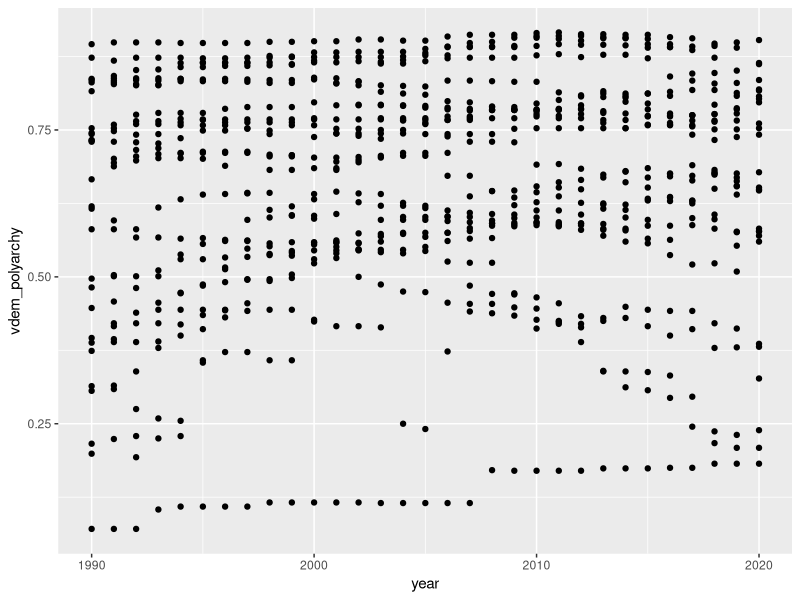
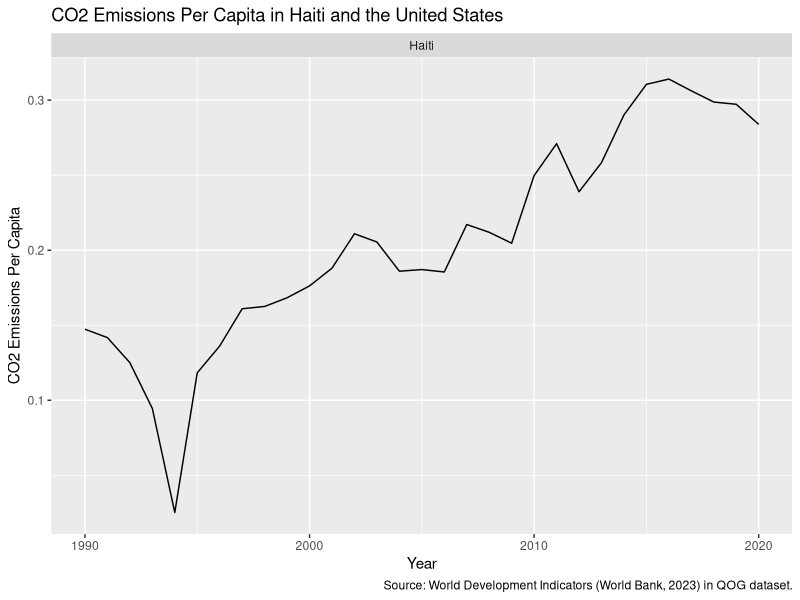
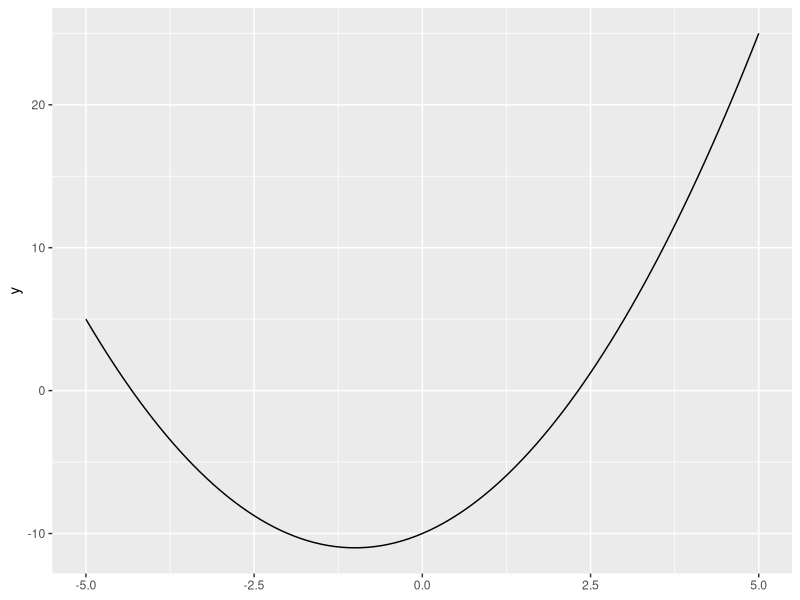
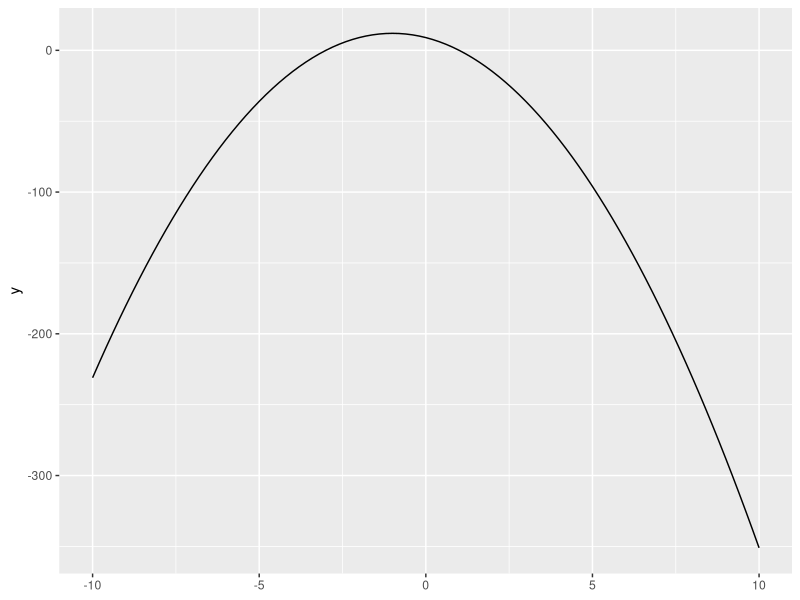
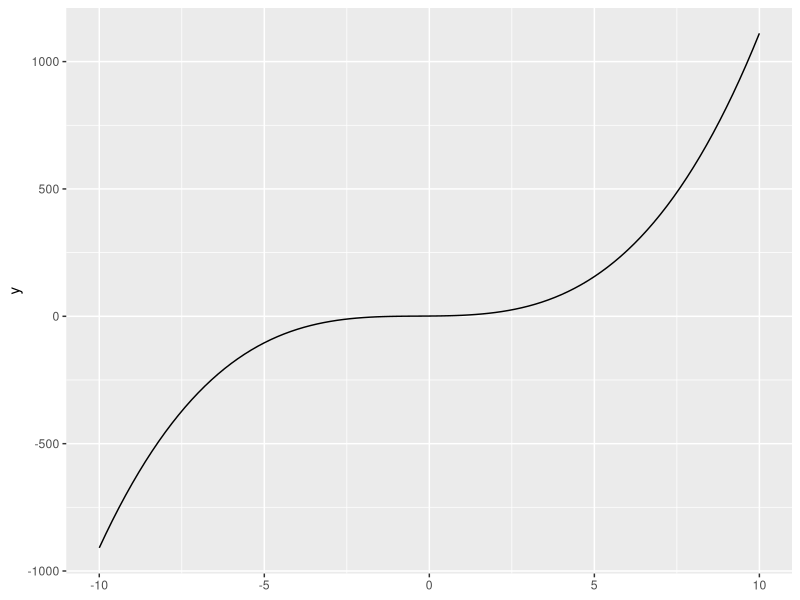
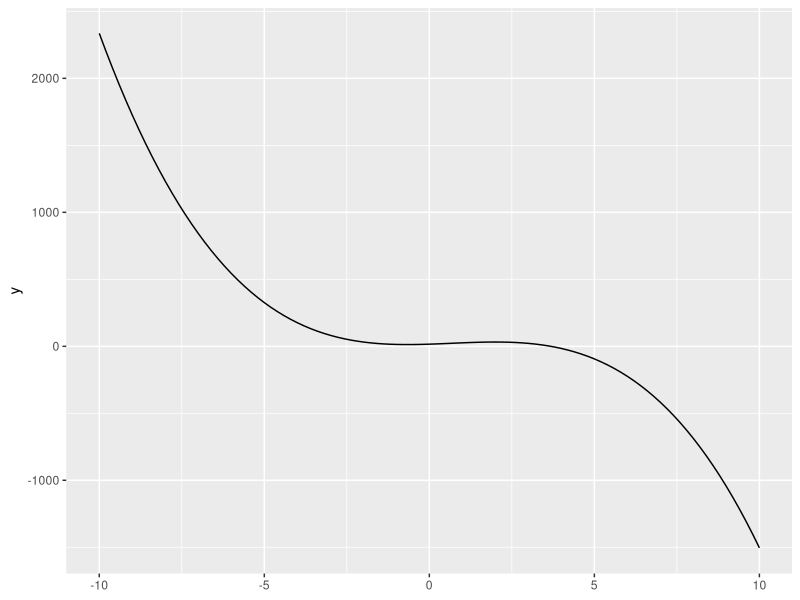

Source code (R) for these figures, in order: (Note: this script raises an error after producing the figures.)
## ---- chunk 1
pi * 2
## ---- chunk 2
#| code-fold: true
#| message: false
# setup: these steps were executed before the exercise
my_object <- 10
## ---- chunk 3
?log
## ---- chunk 4
log10(my_object)
## ---- chunk 5
#| code-fold: true
#| message: false
#| results: hide
# setup: these steps were executed before the exercise
my_character_vector <- c("Apple", "Orange", "Watermelon", "Banana")
my_data_frame <- data.frame(fruit = my_character_vector,
                            calories_per_100g = c(52, 47, 30, 89),
                            water_per_100g = c(85.6, 86.8, 91.4, 74.9))
my_data_frame
## ---- chunk 6
max(my_data_frame$water_per_100g)
## ---- chunk 7
#| code-fold: true
#| message: false
#| results: hide
# setup: these steps were executed before the exercise


## ---- chunk 8

## ---- chunk 9
#| code-fold: true
#| message: false
#| results: hide
# setup: these steps were executed before the exercise


## ---- chunk 10

## ---- chunk 11

## ---- chunk 12

## ---- chunk 13
#| code-fold: true
#| message: false
#| results: hide
# setup: these steps were executed before the exercise


## ---- chunk 14

## ---- chunk 15
#| code-fold: true
#| message: false
#| results: hide
# setup: these steps were executed before the exercise


## ---- chunk 16

## ---- chunk 17
#| code-fold: true
#| message: false
#| results: hide
# setup: these steps were executed before the exercise


## ---- chunk 18

## ---- chunk 19
#| code-fold: true
#| message: false
# setup: these steps were executed before the exercise
vector_d <- c(12, 7, -2, 3, -1)
## ---- chunk 20
prod(vector_d[1:3])
## ---- chunk 21
A1 <- matrix(c(1,-2,0,-1), nrow = 2)
B1 <- matrix(c(5,2,1,-1), nrow = 2)
A1 + B1
## ---- chunk 22
A2 <- matrix(c(6,4,-2,42,8,8,12,-6), nrow = 2)
B2 <- matrix(c(18,0,42,-42,3,15,7,4), nrow = 2)
A2 - B2
## ---- chunk 23
A3 <- matrix(c(1,0,4,-1,8,3), nrow = 2)
2 * A3
## ---- chunk 24
B3 <- matrix(c(-15,2,7,1,-42,1,5,0,6), nrow = 3)
-3 * B3
## ---- chunk 25
#| code-fold: true
#| message: false
# setup: these steps were executed before the exercise
library(tidyverse)
qog_csv <- read_csv("data/sample_qog_bas_ts_jan23.csv")
qog <- qog_csv
## ---- chunk 26
qog |> 
  mutate(d_large_pop = if_else(wdi_pop >= 1000000, 1, 0)) |> 
  count(d_large_pop)
## ---- chunk 27

## ---- chunk 28
qog |> 
  summarize(med_corr = median(vdem_corr, na.rm = T), .by = region)
## ---- chunk 29
#| code-fold: true
#| message: false
# setup: these steps were executed before the exercise
library(readxl)
gdp <- read_excel("data/wdi_gdp_ppp.xlsx")
gdp_long <- gdp |> 
  pivot_longer(cols = -c(country_name, country_code), 
               names_to = "year", 
               values_to = "wdi_gdp_ppp", 
               names_transform = as.integer) 
## ---- chunk 30

## ---- chunk 31
#| code-fold: true
#| message: false
# setup: these steps were executed before the exercise
library(tidyverse)
qog <- read_csv("data/sample_qog_bas_ts_jan23.csv")
gdp <- readxl::read_excel("data/wdi_gdp_ppp.xlsx")

gdp_long <- gdp |> 
  pivot_longer(cols = -c(country_name, country_code),
               names_to = "year",
               values_to = "wdi_gdp_ppp", 
               names_transform = as.integer)

qog_plus <- left_join(qog,
                      gdp_long,
                      by = c("ccodealp" = "country_code",
                             "year"))
## ---- chunk 32
emissions <- read_csv("data/wdi_co2.csv")
## ---- chunk 33
emissions_long <- emissions |> 
  pivot_longer(cols = -c(country_name, country_code),
               names_to = "year",
               values_to = "wdi_co2",  
               names_transform = as.integer)
## ---- chunk 34
qog_plus2 <- left_join(qog_plus,
                       emissions_long,
                      by = c("ccodealp" = "country_code",
                             "year"))
## ---- chunk 35
qog_plus2 |> 
  mutate(emissions_pc = 1000 * wdi_co2 / wdi_pop) |> 
  summarize(emissions_pc_country = mean(emissions_pc, na.rm = T),
            .by = cname)
## ---- chunk 36
ggplot(qog_plus2) + aes(year, vdem_polyarchy) + geom_point()
## ---- chunk 37
ggplot(qog_plus2 |> filter(cname %in% c("Haiti", "United States")), 
       aes(x = year, y = 1000 * wdi_co2 / wdi_pop)) +
  geom_line() +
  facet_wrap(~cname, scales = "free_y") +
  labs(x = "Year", y = "CO2 Emissions Per Capita",
       title = "CO2 Emissions Per Capita in Haiti and the United States",
       caption = "Source: World Development Indicators (World Bank, 2023) in QOG dataset.")
## ---- chunk 38
#| code-fold: true
#| message: false
# setup: these steps were executed before the exercise
circ_area_r <- function(r){
    pi * r ^ 2
}
circ_area_r(r = 3)
## ---- chunk 39
circ_area_d <- function(d){
    pi * (d/2) ^ 2
}
circ_area_d(d = 6)
## ---- chunk 40
#| code-fold: true
#| message: false
# setup: these steps were executed before the exercise
library(ggplot2)
## ---- chunk 41
ggplot() +
  stat_function(fun = function(x){x^2 + 2*x - 10},
                xlim = c(-5, 5)) 
## ---- chunk 42
ggplot() +
  stat_function(fun = function(x){-3*x^2 - 6*x + 9},
                xlim = c(-10, 10)) 
## ---- chunk 43
ggplot() +
  stat_function(fun = function(x){x^3 + x^2 + x + 1},
                xlim = c(-10, 10)) 
## ---- chunk 44
ggplot() +
  stat_function(fun = function(x){-2*x^3 + 4*x^2 + 8*x + 16},
                xlim = c(-10, 10)) 
## ---- chunk 45
log10(1000)
## ---- chunk 46
log2(8/32)
## ---- chunk 47
10^(log10(300))
## ---- chunk 48
log(1)
## ---- chunk 49
log(exp(2))
## ---- chunk 50
log(5*exp(1))
## ---- chunk 51
#| code-fold: true
#| message: false
# setup: these steps were executed before the exercise
f <- function(x){x ^ 2}
g <- function(x){x - 3}
## ---- chunk 52
g(f(5)) # no pipeline approach
f(5) |> g() # pipeline approach
## ---- chunk 53
pbinom(q = 10, size = 100, prob = 0.02) - 
  dbinom(x = 0, size = 100, prob = 0.02)
## ---- chunk 54
punif(q = 1, min = -2, max = 2)
## ---- chunk 55
pnorm(-1.96) + (1 - pnorm(1.96))
## ---- chunk 56

## ---- chunk 57
#| code-fold: true
#| message: false
# setup: these steps were executed before the exercise
library(stringr)
my_string <- "I know people who have seen the Barbie movie 2, 3, even 4 times!"
my_string2 <- "I wonder if they have seen Oppenheimer, too."
cat_string <- str_c(my_string, my_string2, sep = " ")
## ---- chunk 58
string3 <- "I would give Barbie 7 out of 10 stars."
string3
cat_string2 <- str_c(cat_string, string3, sep = " ")
cat_string2
str_length(cat_string2)
## ---- chunk 59
dummy <- c("I been goin' dummy (Huh)",
           "I been goin' dummy (Goin' dummy)",
           "I been goin' dummy (Goin' dummy)",
           "I been goin' dummy (Goin' dummy)",
           "I been goin' dummy (Yeah)",
           "I been goin' dummy (Goin' dummy)",
           "I been goin' dummy (Goin' dummy)",
           "I been goin' dummy",
           "Dumbass, I been goin' dummy")
## ---- chunk 60
dummy_df <- tibble(line = 1:9, text = dummy)
dummy_df
## ---- chunk 61
dummy_tok <- unnest_tokens(dummy_df, word, text)
## ---- chunk 62
dummy_tok |>
  count(word, sort = TRUE)

## ---- chunk 63
dummy_tok |>
  count(word, sort = TRUE) |>
  mutate(word = reorder(word, n)) |>
  ggplot(aes(n, word)) +
  geom_col()
